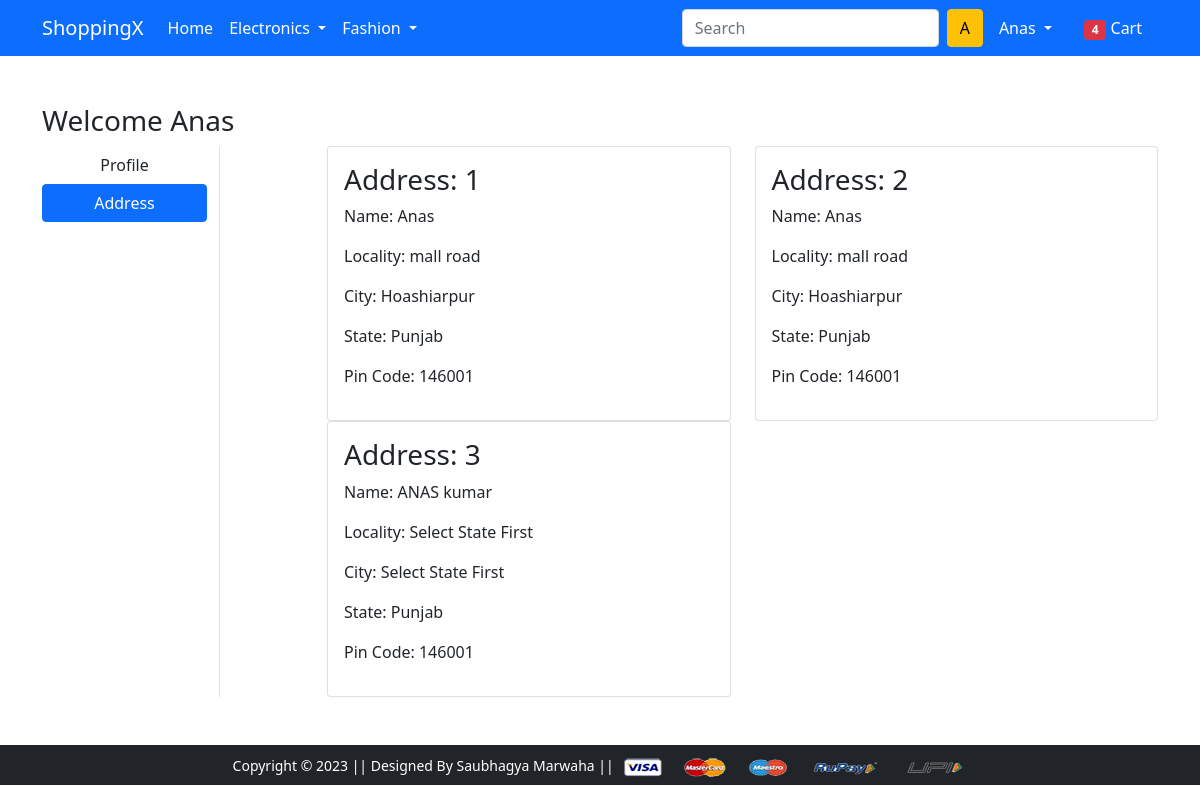
Page /address/ (signed in) on the earlier database version.
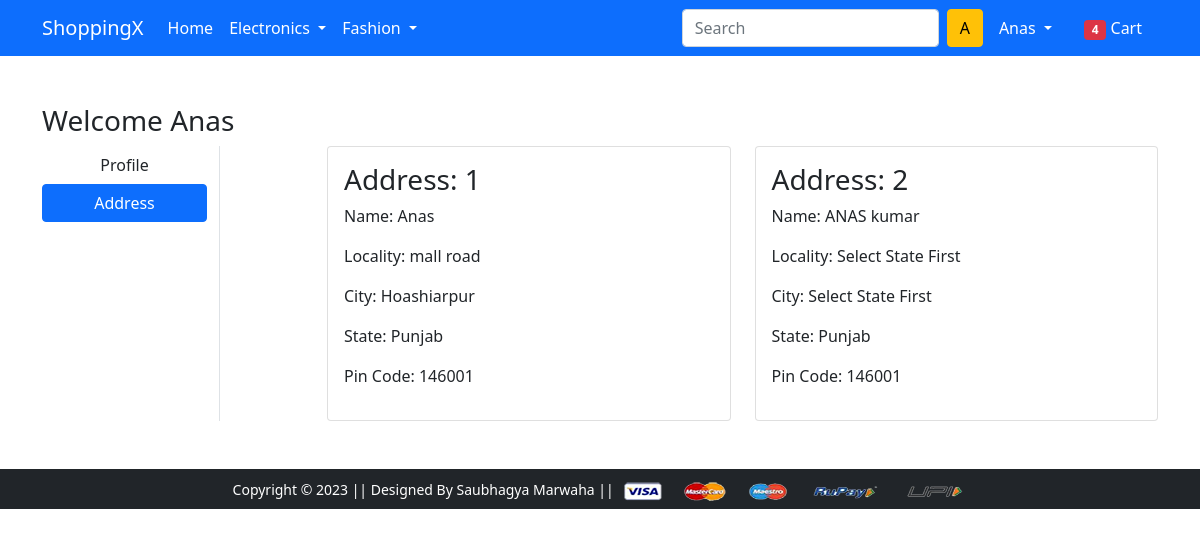
Same page on the later database version.
### app/models.py (models this page shows, shortened)
class Customer(models.Model):
    user = models.ForeignKey(User, on_delete=models.CASCADE)
    name = models.CharField(max_length=200)
    locality = models.CharField(max_length=200)
    city = models.CharField(max_length=50)
    zipcode = models.IntegerField()
    state = models.CharField(choices=STATE_CHOICES, max_length=50)

### app/views.py (the view)
# urls.py: path('address/', views.address, name='address'),
def address(request):
 add = Customer.objects.filter(user=request.user)
 return render(request, 'app/address.html', {'add': add, 'active': 'btn-primary'})

### app/templates/app/address.html (shortened to what this page needs)
{% extends 'app/base.html' %}
{% load static %}
{% block main-content %}
<div class="container my-5">
 <div class="row">
 <h3>Welcome <span class="text-capitalize">{{request.user}}</span></h3>
  <div class="col-sm-2 border-end">
   <ul class="list-unstyled">
    <li class="d-grid"><a href="{% url 'profile' %}" class="btn">Profile</a></li>
    <li class="d-grid"><a href="{% url 'address' %}" class="btn {{active}}">Address</a></li>
   </ul>
  </div>
  <div class="col-sm-9 offset-sm-1">
   <div class="row">
    {% for ad in add %}
     <div class="col-sm-6">
     <div class="card">
      <div class="card-body">
       <h3>Address: {{ forloop.counter }}</h3>
       <p>Name: {{ad.name}}</p>
       <p>Locality: {{ad.locality}}</p>
       <p>City: {{ad.city}}</p>
       <p>State: {{ad.state}}</p>
       <p>Pin Code: {{ad.zipcode}}</p>
      </div>
     </div>
    </div>
    {% endfor %}
   </div>
  </div>
 </div>
</div>
{% endblock main-content %}

Differences in the rows shown:
removed Customer: name "Anas", locality "mall road", city "Hoashiarpur", state "Punjab", zipcode "146001"
